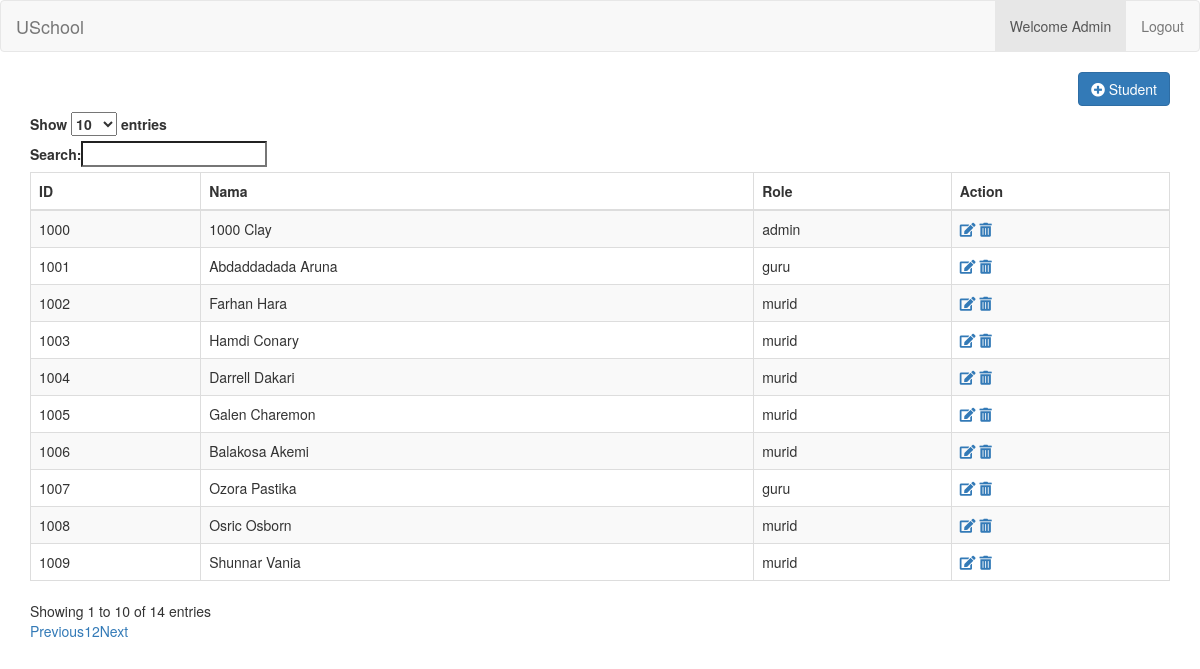
Page /Challenge/Admin.php (signed in) on the committed database.
### tables this page shows
CREATE TABLE `user` (
  `user_id` varchar(10) NOT NULL,
  `password` varchar(255) NOT NULL,
  `first_name` varchar(255) NOT NULL,
  `last_name` varchar(255) NOT NULL,
  `role_id` int(11) NOT NULL,
  `address` varchar(255) NOT NULL
);

CREATE TABLE `role` (
  `role_id` int(11) NOT NULL,
  `role_name` varchar(255) NOT NULL,
  `role_desc` varchar(255) NOT NULL
);

### Challenge/include/koneksi.php (called while the page is built, shortened)
<?php
    class database{
        public function __construct()
        {
            $host = "localhost";
            $dbname = "uschool";
            $username = "root";
            $password = "";
            $this->db = new PDO("mysql:host={$host};dbname={$dbname}", $username, $password);
        }
        public function user(){
            $query = $this->db->prepare("select * from user join role on user.role_id = role.role_id");
            $query->execute();
            $user = $query->fetchAll();
            return $user;
        }
    }

### Challenge/Admin.php (the view, shortened to what this page needs)
<!DOCTYPE html>
<?php
include 'include/koneksi.php';
$db = new database();
$data = $db->user();
?>
<html lang="en">
<head>
    <link rel="stylesheet" href="https://maxcdn.bootstrapcdn.com/bootstrap/3.4.1/css/bootstrap.min.css">
    <link href="http://cdnjs.cloudflare.com/ajax/libs/font-awesome/4.3.0/css/font-awesome.min.css" rel="stylesheet" type="text/css">
    <link rel="stylesheet" href="https://cdnjs.cloudflare.com/ajax/libs/font-awesome/5.11.2/css/all.min.css">
    <link rel="stylesheet" href="https://cdn.datatables.net/1.10.19/css/dataTables.bootstrap.min.css">
</head>
<body>
    <nav class="navbar navbar-default">
        <div class="container-fluid">
            <div class="navbar-header">
                <a href="index.php" class="navbar-brand">USchool</a>
            </div>
            <ul class="nav navbar-nav navbar-right">
                <li class="active"><a href="index.php">Welcome Admin</a></li>
                <li id="logout"><a href="controller/logout.php">Logout</a></li>
            </ul>
        </div>
    </nav>
    <div class="container">
        <div style="width:100%; height:40px">
            <a href="view/create.php" class="btn btn-primary" style="float:right">
                <i class="fas fa-plus-circle"></i>
                Student
            </a>
        </div>
        <table id="example" class="table table-striped table-bordered">
            <thead>
                <tr>
                    <th>ID</th>
                    <th>Nama</th>
                    <th>Role </th>
                    <th>Action</th>
                </tr>
            </thead>
            <tbody>
                <?php foreach ($data as $value) : ?>
                    <tr>
                        <td><?php echo $value['user_id'] ?></td>
                        <td><?php echo $value['first_name'], ' ',$value['last_name'] ?></td>
                        <td><?php echo $value['role_name'] ?></td>
                        <td>
                            <a href="view/editAdmin.php?user_id=<?php echo $value['user_id'] ?>"><i class="fas fa-edit"></i></a>
                            <a href="controller/delete.php?user_id=<?php echo $value['user_id'] ?>"><i class="fas fa-trash-alt"></i></a>
                        </td>
                    </tr>
                <?php endforeach; ?>
            </tbody>
        </table>
    </div>
</body>
</html>

### rows in the picture
user: user_id "1000", first_name "1000", last_name "Clay", role.role_name "admin"
user: user_id "1001", first_name "Abdaddadada", last_name "Aruna", role.role_name "guru"
user: user_id "1007", first_name "Ozora", last_name "Pastika", role.role_name "guru"
user: user_id "1002", first_name "Farhan", last_name "Hara", role.role_name "murid"
user: user_id "1003", first_name "Hamdi", last_name "Conary", role.role_name "murid"
user: user_id "1004", first_name "Darrell", last_name "Dakari", role.role_name "murid"
user: user_id "1005", first_name "Galen", last_name "Charemon", role.role_name "murid"
user: user_id "1006", first_name "Balakosa", last_name "Akemi", role.role_name "murid"
user: user_id "1008", first_name "Osric", last_name "Osborn", role.role_name "murid"
user: user_id "1009", first_name "Shunnar", last_name "Vania", role.role_name "murid"
